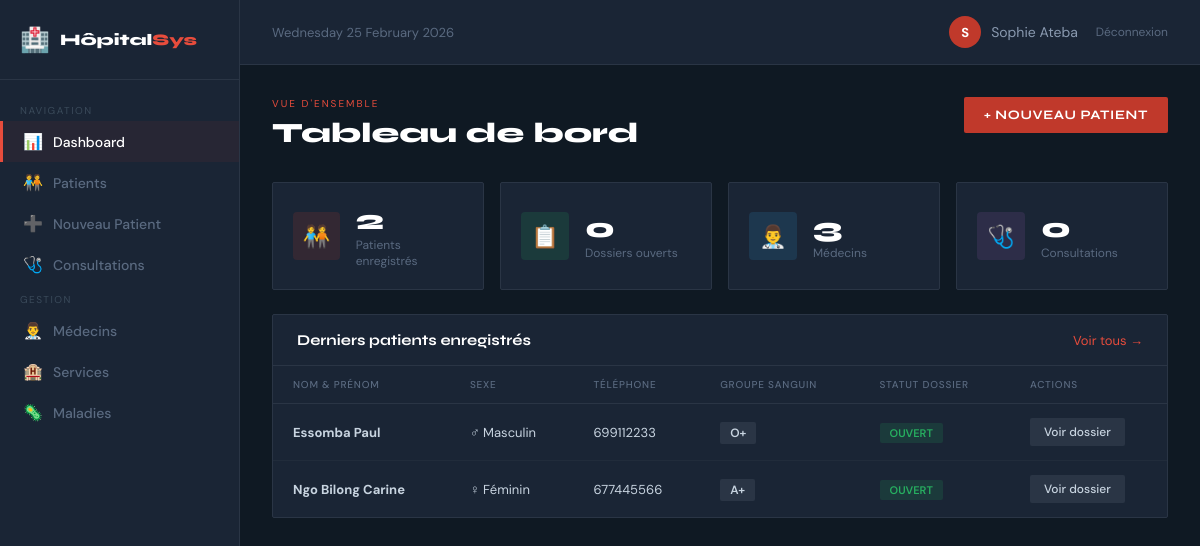
Page /pages/dashboard.php (signed in) on the committed database.
### tables this page shows
CREATE TABLE patient (
    id_patient INT AUTO_INCREMENT PRIMARY KEY,
    nom VARCHAR(100) NOT NULL,
    prenom VARCHAR(100) NOT NULL,
    date_naissance DATE,
    sexe ENUM('M','F') NOT NULL,
    telephone VARCHAR(20),
    adresse TEXT,
    groupe_sanguin VARCHAR(5),
    created_at TIMESTAMP DEFAULT CURRENT_TIMESTAMP
);

### includes/config.php (called while the page is built, shortened)
<?php
function sanitize($data) {
    return htmlspecialchars(strip_tags(trim($data)));
}
?>

### pages/dashboard.php (the view, shortened to what this page needs)
<?php
require_once '../includes/config.php';
$db = getDB();
$stats = [];
foreach(['patient','dossier','medecin','consultation'] as $table) {
    $r = $db->query("SELECT COUNT(*) as c FROM $table");
    $stats[$table] = $r->fetch_assoc()['c'];
}
$recent = $db->query("SELECT p.*, d.statut FROM patient p LEFT JOIN dossier d ON p.id_patient = d.id_patient ORDER BY p.created_at DESC LIMIT 5");
?>
<!DOCTYPE html>
<html lang="fr">
<head>
</head>
<body>
<?php include '../includes/sidebar.php'; ?>
<div class="main">
  <?php include '../includes/topbar.php'; ?>
  <div class="content">
    <div class="page-header">
      <div>
        <div class="page-tag">Vue d'ensemble</div>
        <h1>Tableau de bord</h1>
      </div>
      <a href="ajouter_patient.php" class="btn-primary">+ Nouveau Patient</a>
    </div>
    <div class="stats-grid">
      <div class="stat-card">
        <div class="stat-icon" style="background:rgba(192,57,43,0.15);color:#e74c3c">🧑‍🤝‍🧑</div>
        <div class="stat-info">
          <div class="stat-num"><?= $stats['patient'] ?></div>
          <div class="stat-label">Patients enregistrés</div>
        </div>
      </div>
      <div class="stat-card">
        <div class="stat-icon" style="background:rgba(39,174,96,0.15);color:#27ae60">📋</div>
        <div class="stat-info">
          <div class="stat-num"><?= $stats['dossier'] ?></div>
          <div class="stat-label">Dossiers ouverts</div>
        </div>
      </div>
      <div class="stat-card">
        <div class="stat-icon" style="background:rgba(52,152,219,0.15);color:#3498db">👨‍⚕️</div>
        <div class="stat-info">
          <div class="stat-num"><?= $stats['medecin'] ?></div>
          <div class="stat-label">Médecins</div>
        </div>
      </div>
      <div class="stat-card">
        <div class="stat-icon" style="background:rgba(155,89,182,0.15);color:#9b59b6">🩺</div>
        <div class="stat-info">
          <div class="stat-num"><?= $stats['consultation'] ?></div>
          <div class="stat-label">Consultations</div>
        </div>
      </div>
    </div>
    <div class="card">
      <div class="card-head">
        <h3>Derniers patients enregistrés</h3>
        <a href="patients.php" class="link-more">Voir tous →</a>
      </div>
      <table class="data-table">
        <thead>
          <tr><th>Nom & Prénom</th><th>Sexe</th><th>Téléphone</th><th>Groupe sanguin</th><th>Statut dossier</th><th>Actions</th></tr>
        </thead>
        <tbody>
          <?php while($p = $recent->fetch_assoc()): ?>
          <tr>
            <td><strong><?= sanitize($p['nom']) ?> <?= sanitize($p['prenom']) ?></strong></td>
            <td><?= $p['sexe'] === 'M' ? '♂ Masculin' : '♀ Féminin' ?></td>
            <td><?= sanitize($p['telephone'] ?? '—') ?></td>
            <td><span class="badge"><?= sanitize($p['groupe_sanguin'] ?? '?') ?></span></td>
            <td><span class="status <?= strtolower(str_replace(' ','_',$p['statut'] ?? 'ouvert')) ?>"><?= $p['statut'] ?? 'Ouvert' ?></span></td>
            <td><a href="dossier.php?id=<?= $p['id_patient'] ?>" class="btn-sm">Voir dossier</a></td>
          </tr>
          <?php endwhile; ?>
        </tbody>
      </table>
    </div>
  </div>
</div>
</body>
</html>

### includes/head_styles.php (style rules this page uses)
* { margin:0; padding:0; box-sizing:border-box; }
body { font-family:'DM Sans',sans-serif; background:#0f1923; color:#c8d4e0; display:flex; min-height:100vh; }
.main { margin-left:240px; flex:1; display:flex; flex-direction:column; }
.content { padding:32px; }
.page-header { display:flex; align-items:flex-start; justify-content:space-between; margin-bottom:32px; }
.page-tag { font-size:10px; letter-spacing:0.2em; text-transform:uppercase; color:#e74c3c; margin-bottom:6px; }
.page-header h1 { font-family:'Syne',sans-serif; font-size:28px; font-weight:800; color:white; }
.stats-grid { display:grid; grid-template-columns:repeat(4,1fr); gap:16px; margin-bottom:24px; }
.stat-card { background:#1a2535; border:1px solid #2a3545; border-radius:2px; padding:20px; display:flex; align-items:center; gap:16px; }
.stat-icon { width:48px; height:48px; border-radius:4px; display:flex; align-items:center; justify-content:center; font-size:22px; }
.stat-num { font-family:'Syne',sans-serif; font-size:28px; font-weight:800; color:white; }
.stat-label { font-size:12px; color:#5a6a80; }
.card { background:#1a2535; border:1px solid #2a3545; border-radius:2px; margin-bottom:24px; overflow:hidden; }
.card-head { padding:16px 24px; border-bottom:1px solid #2a3545; display:flex; align-items:center; justify-content:space-between; }
.card-head h3 { font-family:'Syne',sans-serif; font-size:15px; font-weight:700; color:white; }
.link-more { color:#e74c3c; font-size:13px; text-decoration:none; }
.data-table { width:100%; border-collapse:collapse; font-size:13px; }
.data-table th { text-align:left; padding:12px 20px; color:#5a6a80; font-size:10px; text-transform:uppercase; letter-spacing:0.08em; border-bottom:1px solid #2a3545; font-weight:500; }
.data-table td { padding:14px 20px; border-bottom:1px solid rgba(255,255,255,0.03); }
.data-table tr:last-child td { border-bottom:none; }
.badge { background:#2a3545; color:#c8d4e0; padding:3px 10px; border-radius:2px; font-size:12px; font-weight:600; }
.status { padding:3px 10px; border-radius:2px; font-size:11px; font-weight:600; text-transform:uppercase; }
.status.ouvert { background:rgba(39,174,96,0.15); color:#27ae60; }
.btn-primary { background:#c0392b; color:white; padding:10px 20px; border-radius:2px; text-decoration:none; font-family:'Syne',sans-serif; font-size:13px; font-weight:700; text-transform:uppercase; letter-spacing:0.05em; border:none; cursor:pointer; display:inline-block; transition:background 0.2s; }
.btn-sm { background:#2a3545; color:#c8d4e0; padding:6px 14px; border-radius:2px; text-decoration:none; font-size:12px; font-weight:500; border:none; cursor:pointer; transition:background 0.2s; display:inline-block; }

### rows in the picture
patient: nom "Essomba", prenom "Paul", sexe "♂ Masculin", telephone "699112233", groupe_sanguin "O+", statut "OUVERT"
patient: nom "Ngo Bilong", prenom "Carine", sexe "♀ Féminin", telephone "677445566", groupe_sanguin "A+", statut "OUVERT"

### other values in the picture
substr($_SESSION['user_nom'],0,1) "S"
$_SESSION['user_nom'] "Sophie Ateba"
$stats['patient'] "2"
$stats['dossier'] "0"
$stats['medecin'] "3"
$stats['consultation'] "0"
